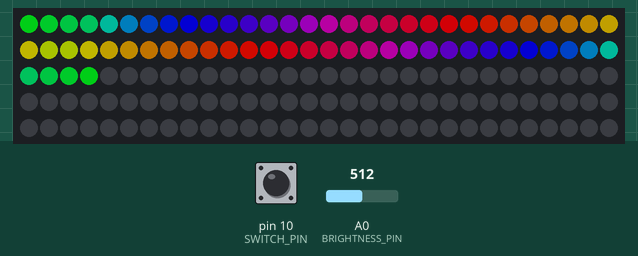
The sketch below on a simulated Arduino Pro Mini, built with avr-gcc and run on an emulated ATmega328P. Parts: 150 RGB LEDs in strip order, left to right, continuing on the next row. The test bench sets the inputs (shaded band); at power-on: A0 (BRIGHTNESS_PIN) = 512, pin 10 (SWITCH_PIN) HIGH. Dim RGB values are drawn brighter than linear; random numbers use the default seed unless the sketch sets one.

Above: at 1.25 s.
1.3 s: A0 (BRIGHTNESS_PIN) set to 0
At 2.5 s:
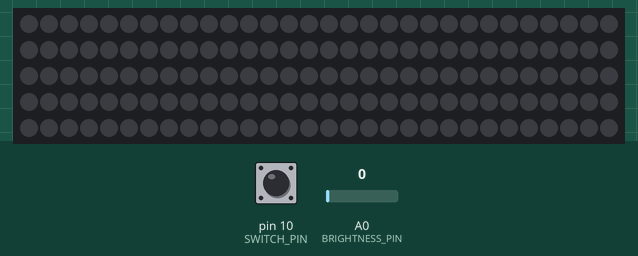
2.8 s: A0 (BRIGHTNESS_PIN) set to 40
At 2.95 s:
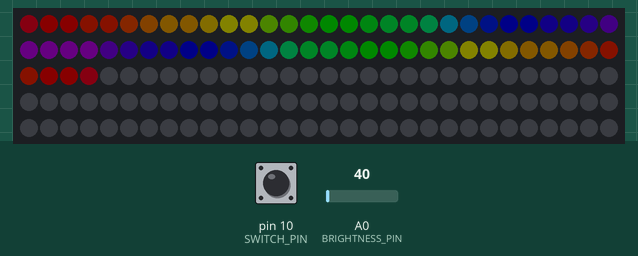
5.2 s: pin 10 (SWITCH_PIN) pulled LOW for 0.15 s
At 5.36 s:
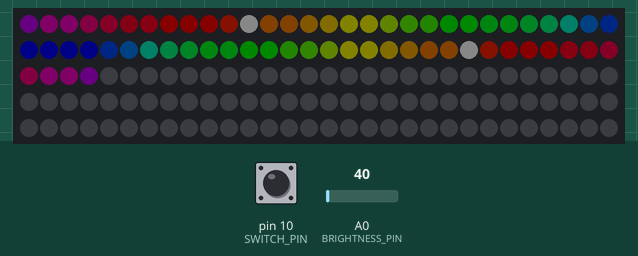
5.9 s: pin 10 (SWITCH_PIN) pulled LOW for 1 s
At 6.26 s:
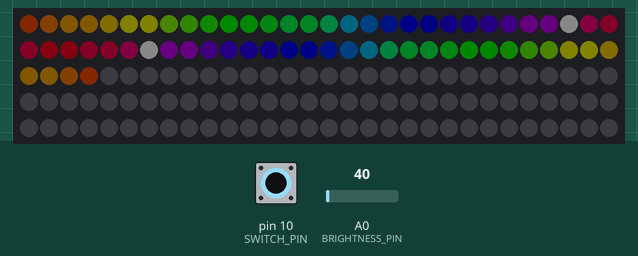
7.5 s: A0 (BRIGHTNESS_PIN) set to 22
At 7.77 s:
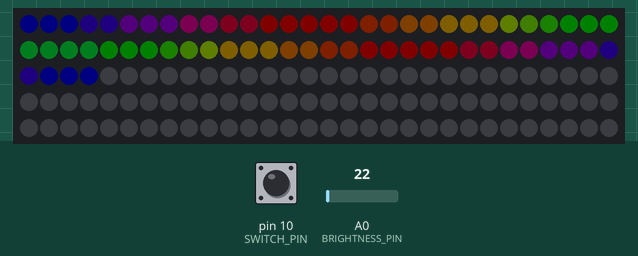
10.0 s: pin 10 (SWITCH_PIN) pulled LOW for 3.2 s
At 12.58 s:
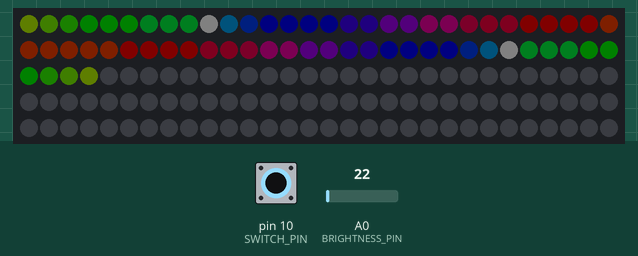

Measured:
- after the input at 2.8 s, the LEDs: change at once (image 2)

The sketch:

pro-mini-wearable.ino
```cpp
//************************************************
// uses the pro-mini wearable device
// arduino pro mini on a custom shield from Chromatech
// Use "Pro Trinket 5V/16 MHz USB" board
// Programmer: USBtinyISP
//
// Make sure have Additional Board Manager URI installed in Preferences:
//    https://adafruit.github.io/arduino-board-index/package_adafruit_index.json
//
// In Boards Manager, select Contributed, and install Adafruit AVR boards by Adafruit
//
//************************************************
#include <FastLED.h>
#include "btn.h"

#define DATA_PIN   9
#define CLOCK_PIN  8
#define CHIPSET    APA102
#define COLOR_ORDER BGR  // most of the 10mm black APA102

#define FRAMES_PER_SECOND  120

#define SWITCH_PIN 10
#define LONG_PRESS_TIME 1000

#define BRIGHTNESS_PIN  A0

#define NUM_LEDS  150

CRGB leds[NUM_LEDS];
Btn btn(SWITCH_PIN);

uint8_t num_leds = 64;//NUM_LEDS;
bool boa_mode = true;

void setup() {
  // Leds
  FastLED.addLeds<CHIPSET, DATA_PIN, CLOCK_PIN, COLOR_ORDER>(leds, NUM_LEDS).setCorrection( TypicalSMD5050 );
  FastLED.setMaxPowerInVoltsAndMilliamps(5, 2000);

  // Switch
  pinMode(SWITCH_PIN, INPUT_PULLUP);
}

void rainbow(bool sparkle) {
  static int offset = 0;
  fill_rainbow(leds, num_leds, offset, 7);
  if (sparkle && random8() < 100) {
    leds[ random16(num_leds) ] += CRGB::White;
  }
  offset++;
}

void loop() {

  if (boa_mode) {
      num_leds = 32;
  }

  uint16_t brightness = analogRead(BRIGHTNESS_PIN);
  FastLED.setBrightness(map(brightness, 0, 1023, 0, 255));

  btn.poll(NULL, NULL);

  rainbow(btn.pressed());

  if (boa_mode) {
      for (int i=0; i<32; i++) {
          leds[63-i] = leds[i];
      }
  }

  FastLED.show();
  FastLED.delay(1000 / FRAMES_PER_SECOND);
}
```

btn.h
```cpp
#define debounce 50
#define holdTime 1000

class Btn {
    int buttonVal = 0; // value read from button
    int buttonLast = HIGH; // buffered value of the button's previous state
    long btnDnTime; // time the button was pressed down
    long btnUpTime; // time the button was released
    long lastHeld = 0;
    boolean ignoreUp = false; // whether to ignore the button release because the click+hold was triggered
    int buttonPin;

public:
    Btn(int pin) : buttonPin(pin) {
    }

    bool pressed() {
      return buttonLast == LOW;
    }

    void poll(void (*pressed)(), void (*held)()) {
        // Read the state of the button
        buttonVal = digitalRead(buttonPin);

        // Test for button pressed and store the down time
        if (buttonVal == LOW && buttonLast == HIGH && (millis() - btnUpTime) > long(debounce)) {
          btnDnTime = millis();
        }

        // Test for button release and store the up time
        if (buttonVal == HIGH && buttonLast == LOW && (millis() - btnDnTime) > long(debounce)) {
          if (ignoreUp == false) {
            if (pressed) pressed();
          }
          else ignoreUp = false;
          btnUpTime = millis();
        }

        // Test for button held down for longer than the hold time
        if (buttonVal == LOW && (millis() - btnDnTime) > long(holdTime)) {
          if ((millis() - lastHeld) > 30) {
              if (held) held();
              lastHeld = millis();
          }
          ignoreUp = true;
        }

        buttonLast = buttonVal;

    }


};
```
